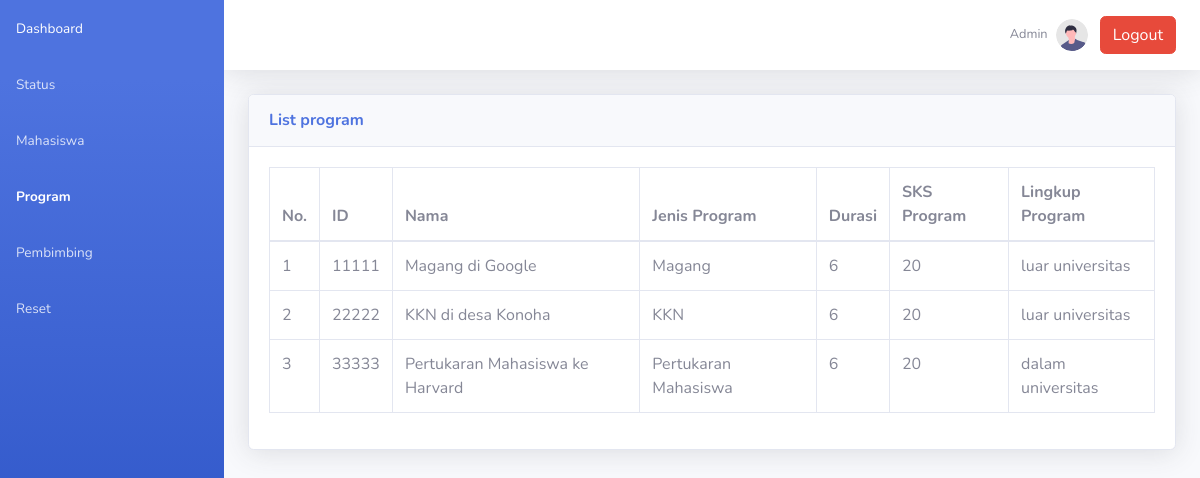
Page /listprogram.php on the earlier database version.
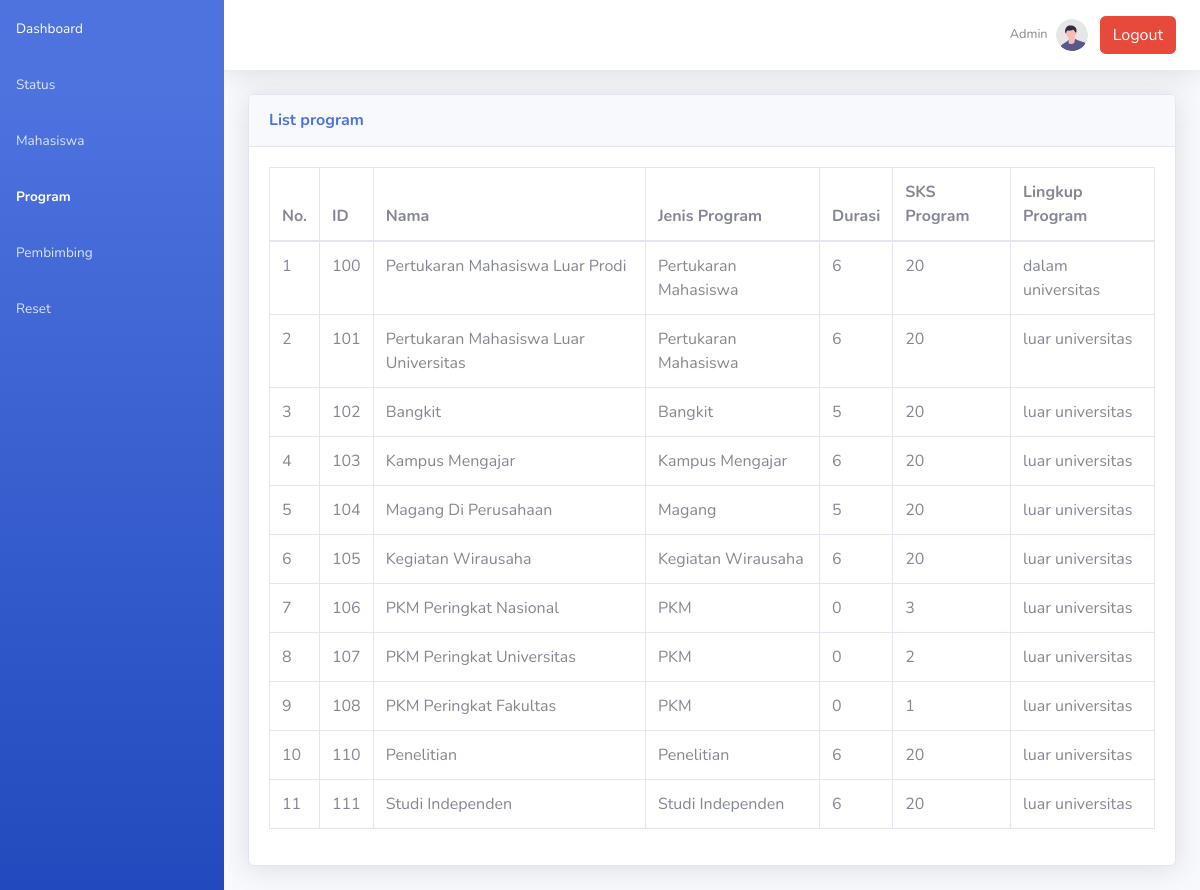
Same page on the later database version.
### tables this page shows
CREATE TABLE `tprogrammbkm` (
  `id_program` varchar(10) NOT NULL,
  `nama_program` varchar(50) NOT NULL,
  `jenis_program` varchar(50) NOT NULL,
  `durasi` int(11) NOT NULL,
  `sks_program` int(11) NOT NULL,
  `lingkup_program` varchar(10) NOT NULL
);

### listprogram.php (the view, shortened to what the changed rows need)
<!DOCTYPE html>
<html lang="en">
<head>
    <link href="vendor/fontawesome-free/css/all.min.css" rel="stylesheet" type="text/css">
    <link href="css/sb-admin-2.min.css" rel="stylesheet">
</head>
<body id="page-top">
    <div id="wrapper">
        <div id="content-wrapper" class="d-flex flex-column">
            <div id="content">
                <div class="container-fluid">
                    <div class="card shadow mb-4">
                        <div class="card-body">
                        <?php
                        require_once "config.php";
                        $sql = "SELECT * FROM tprogrammbkm";
                        if($result = mysqli_query($link, $sql)){
                            if(mysqli_num_rows($result) > 0){
                                echo '<div class="table-responsive">';
                                    echo '<table class="table table-bordered" id="dataTable" width="100%" cellspacing="0">';
                                        echo "<thead>";
                                            echo "<tr>";
                                                echo "<th>No.</th>";
                                                echo "<th>ID</th>";
                                                echo "<th>Nama</th>";
                                                echo "<th>Jenis Program</th>";
                                                echo "<th>Durasi</th>";
                                                echo "<th>SKS Program</th>";
                                                echo "<th>Lingkup Program</th>";
                                            echo "</tr>";
                                        echo "</thead>";
                                        echo "<tbody>";
                                        $num = 1;
                                        while($row = mysqli_fetch_array($result)){
                                            echo "<tr>";
                                                echo "<td>" . $num++ . "</td>";
                                                echo "<td>" . $row['id_program'] . "</td>";
                                                echo "<td>" . $row['nama_program'] . "</td>";
                                                echo "<td>" . $row['jenis_program'] . "</td>";
                                                echo "<td>" . $row['durasi'] . "</td>";
                                                echo "<td>" . $row['sks_program'] . "</td>";
                                                echo "<td>" . $row['lingkup_program'] . " universitas</td>";
                                            echo "</tr>";
                                        }
                                        echo "</tbody>";
                                    echo "</table>";
                                echo '</div>';
                            } else{
                                echo '<div class="alert alert-danger"><em>List kosong</em></div>';
                            }
                        } else{
                            echo "Oops! Something went wrong. Please try again later.";
                        }
                        ?>
                        </div>
                    </div>
                </div>
            </div>
        </div>
    </div>
</body>
</html>

Differences in the rows shown:
removed tprogrammbkm: id_program "11111", nama_program "Magang di Google", jenis_program "Magang", durasi "6", sks_program "20", lingkup_program "luar"
removed tprogrammbkm: id_program "22222", nama_program "KKN di desa Konoha", jenis_program "KKN", durasi "6", sks_program "20", lingkup_program "luar"
removed tprogrammbkm: id_program "33333", nama_program "Pertukaran Mahasiswa ke Harvard", jenis_program "Pertukaran Mahasiswa", durasi "6", sks_program "20", lingkup_program "dalam"
added tprogrammbkm: id_program "100", nama_program "Pertukaran Mahasiswa Luar Prodi", jenis_program "Pertukaran Mahasiswa", durasi "6", sks_program "20", lingkup_program "dalam"
added tprogrammbkm: id_program "101", nama_program "Pertukaran Mahasiswa Luar Universitas", jenis_program "Pertukaran Mahasiswa", durasi "6", sks_program "20", lingkup_program "luar"
added tprogrammbkm: id_program "102", nama_program "Bangkit", jenis_program "Bangkit", durasi "5", sks_program "20", lingkup_program "luar"
added tprogrammbkm: id_program "103", nama_program "Kampus Mengajar", jenis_program "Kampus Mengajar", durasi "6", sks_program "20", lingkup_program "luar"
added tprogrammbkm: id_program "104", nama_program "Magang Di Perusahaan", jenis_program "Magang", durasi "5", sks_program "20", lingkup_program "luar"
added tprogrammbkm: id_program "105", nama_program "Kegiatan Wirausaha", jenis_program "Kegiatan Wirausaha", durasi "6", sks_program "20", lingkup_program "luar"
added tprogrammbkm: id_program "106", nama_program "PKM Peringkat Nasional", jenis_program "PKM", durasi "0", sks_program "3", lingkup_program "luar"
added tprogrammbkm: id_program "107", nama_program "PKM Peringkat Universitas", jenis_program "PKM", durasi "0", sks_program "2", lingkup_program "luar"
added tprogrammbkm: id_program "108", nama_program "PKM Peringkat Fakultas", jenis_program "PKM", durasi "0", sks_program "1", lingkup_program "luar"
added tprogrammbkm: id_program "110", nama_program "Penelitian", jenis_program "Penelitian", durasi "6", sks_program "20", lingkup_program "luar"
added tprogrammbkm: id_program "111", nama_program "Studi Independen", jenis_program "Studi Independen", durasi "6", sks_program "20", lingkup_program "luar"
